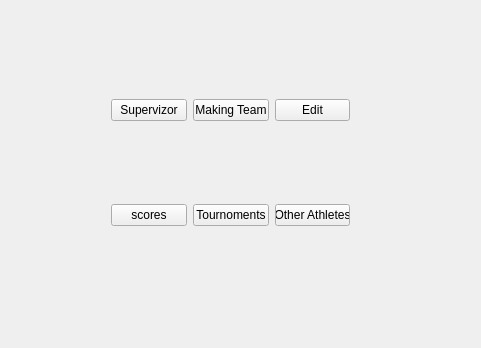
<?xml version="1.0" encoding="UTF-8"?>
<ui version="4.0">
 <class>Athlete</class>
 <widget class="QMainWindow" name="Athlete">
  <property name="geometry">
   <rect>
    <x>0</x>
    <y>0</y>
    <width>481</width>
    <height>348</height>
   </rect>
  </property>
  <property name="windowTitle">
   <string>Athlete</string>
  </property>
  <property name="styleSheet">
   <string notr="true"/>
  </property>
  <widget class="QWidget" name="centralWidget">
   <widget class="QWidget" name="">
    <property name="geometry">
     <rect>
      <x>100</x>
      <y>80</y>
      <width>261</width>
      <height>61</height>
     </rect>
    </property>
    <layout class="QHBoxLayout" name="horizontalLayout">
     <item>
      <widget class="QPushButton" name="Supervizor_option">
       <property name="text">
        <string>Supervizor</string>
       </property>
      </widget>
     </item>
     <item>
      <widget class="QPushButton" name="make_team">
       <property name="text">
        <string>Making Team</string>
       </property>
      </widget>
     </item>
     <item>
      <widget class="QPushButton" name="edit_self_info">
       <property name="text">
        <string>Edit</string>
       </property>
      </widget>
     </item>
    </layout>
   </widget>
   <widget class="QWidget" name="">
    <property name="geometry">
     <rect>
      <x>100</x>
      <y>190</y>
      <width>261</width>
      <height>51</height>
     </rect>
    </property>
    <layout class="QHBoxLayout" name="horizontalLayout_2">
     <item>
      <widget class="QPushButton" name="show_scores">
       <property name="text">
        <string>scores</string>
       </property>
      </widget>
     </item>
     <item>
      <widget class="QPushButton" name="show_tour_match">
       <property name="text">
        <string>Tournoments</string>
       </property>
      </widget>
     </item>
     <item>
      <widget class="QPushButton" name="show_other_athletes">
       <property name="text">
        <string>Other Athletes</string>
       </property>
      </widget>
     </item>
    </layout>
   </widget>
  </widget>
 </widget>
 <layoutdefault spacing="6" margin="11"/>
 <resources/>
 <connections/>
</ui>
